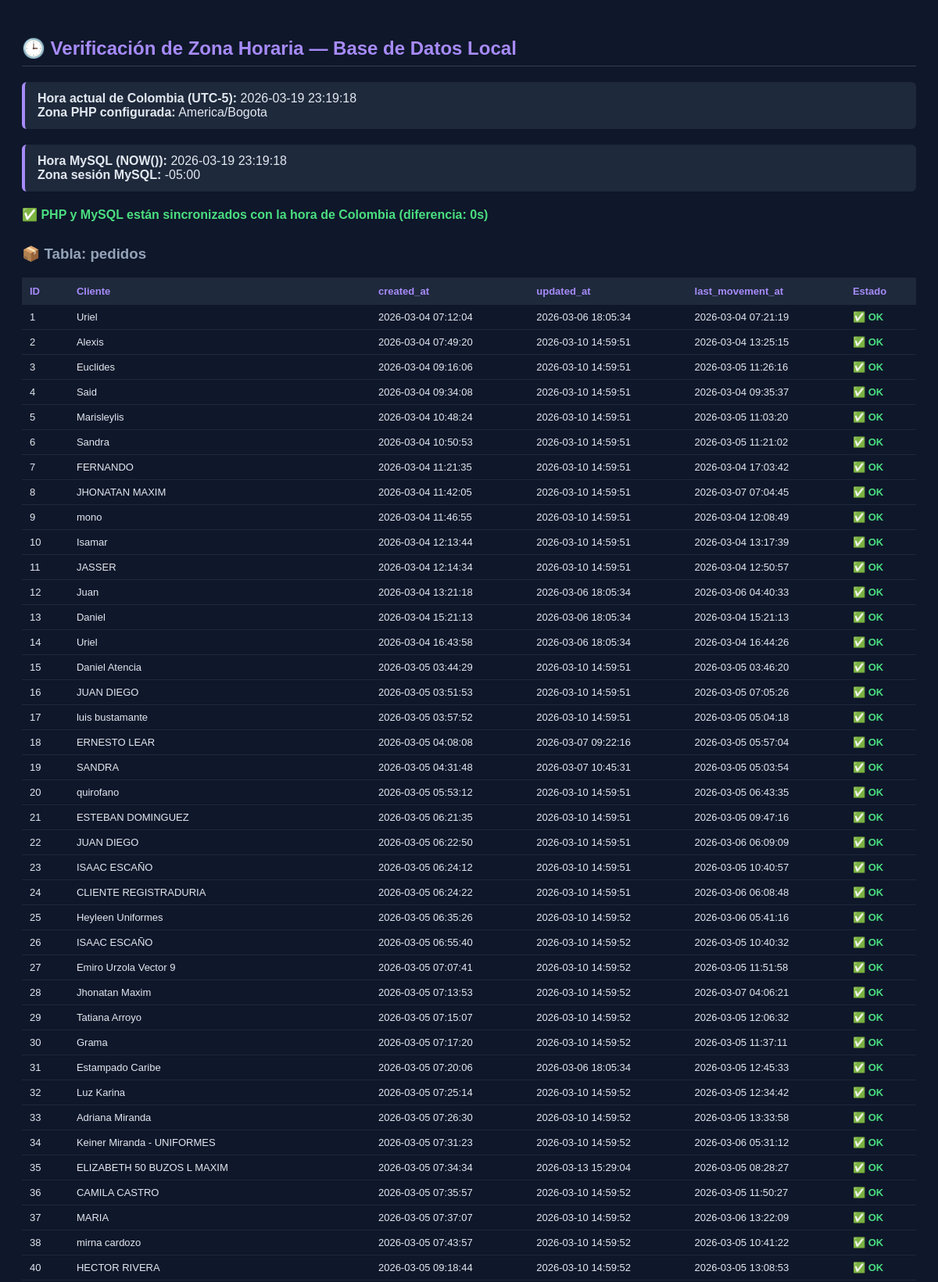
Page /verify_timezone.php (upper part) on the committed database.
### tables this page shows
CREATE TABLE `pedidos` (
  `id` int(10) unsigned NOT NULL AUTO_INCREMENT,
  `token_seguimiento` varchar(64) DEFAULT NULL,
  `cliente_nombre` varchar(150) NOT NULL,
  `cliente_email` varchar(100) DEFAULT NULL,
  `cliente_telefono` varchar(20) DEFAULT NULL,
  `descripcion` text DEFAULT NULL,
  `area_actual_id` int(10) unsigned DEFAULT NULL,
  `fase_actual` enum('recepcion','proceso','preparado') DEFAULT 'recepcion',
  `estado_pago` enum('pago_completo','abono','no_pago') DEFAULT 'no_pago',
  `prioridad` enum('prioridad','normal','largo') DEFAULT 'normal',
  `asignado_a_usuario_id` int(10) unsigned DEFAULT NULL,
  `estado` enum('pendiente','en_curso','completado','cancelado') DEFAULT 'pendiente',
  `fecha_entrega_esperada` date DEFAULT NULL,
  `total` decimal(10,2) DEFAULT 0.00,
  `abonado` decimal(10,2) DEFAULT 0.00,
  `last_movement_at` timestamp NULL DEFAULT current_timestamp(),
  `created_at` timestamp NULL DEFAULT current_timestamp(),
  `updated_at` timestamp NULL DEFAULT current_timestamp() ON UPDATE current_timestamp(),
  `fecha_pago` datetime DEFAULT NULL,
  `deleted_at` timestamp NULL DEFAULT NULL,
  `fue_editado` tinyint(1) NOT NULL DEFAULT 0,
  `entregado` tinyint(1) NOT NULL DEFAULT 0,
  `metodo_pago` enum('efectivo','transferencia') NOT NULL DEFAULT 'efectivo',
  PRIMARY KEY (`id`),
  UNIQUE KEY `token_seguimiento` (`token_seguimiento`),
  KEY `fk_pedido_asignado` (`asignado_a_usuario_id`),
  KEY `idx_fase_actual` (`fase_actual`),
  KEY `idx_estado` (`estado`),
  KEY `idx_kanban` (`area_actual_id`,`fase_actual`),
  CONSTRAINT `fk_pedido_asignado` FOREIGN KEY (`asignado_a_usuario_id`) REFERENCES `usuarios` (`id`) ON DELETE SET NULL ON UPDATE CASCADE
);

### verify_timezone.php (the view, shortened to what this page needs)
<?php
$horaColombiaActual = date('Y-m-d H:i:s');
echo "<!DOCTYPE html>
<html lang='es'>
<head>
<meta charset='UTF-8'>
<title>Verificación de Zona Horaria</title>
<style>
  body { font-family: Arial, sans-serif; background: #0f172a; color: #e2e8f0; padding: 20px; }
  h2 { color: #a78bfa; border-bottom: 1px solid #334155; padding-bottom: 8px; }
  h3 { color: #94a3b8; margin-top: 30px; }
  table { width: 100%; border-collapse: collapse; margin: 10px 0 30px; font-size: 13px; }
  th { background: #1e293b; color: #a78bfa; padding: 10px; text-align: left; }
  td { padding: 8px 10px; border-bottom: 1px solid #1e293b; }
  tr:hover td { background: #1e293b; }
  .ok   { color: #4ade80; font-weight: bold; }
  .warn { color: #facc15; font-weight: bold; }
  .bad  { color: #f87171; font-weight: bold; }
  .info-box { background: #1e293b; border-left: 4px solid #a78bfa; padding: 12px 16px; border-radius: 6px; margin-bottom: 20px; }
</style>
</head>
<body>";
echo "<h2>🕒 Verificación de Zona Horaria — Base de Datos Local</h2>";
echo "<div class='info-box'>
  <b>Hora actual de Colombia (UTC-5):</b> {$horaColombiaActual}<br>
  <b>Zona PHP configurada:</b> " . date_default_timezone_get() . "
</div>";
try {
    $pdo = Database::getInstance();
    $row = $pdo->query("SELECT NOW() as mysql_now, @@session.time_zone as tz")->fetch();
    echo "<div class='info-box'>
      <b>Hora MySQL (NOW()):</b> {$row['mysql_now']}<br>
      <b>Zona sesión MySQL:</b> {$row['tz']}
    </div>";
    $diff_segundos = abs(strtotime($horaColombiaActual) - strtotime($row['mysql_now']));
    if ($diff_segundos < 60) {
        echo "<p class='ok'>✅ PHP y MySQL están sincronizados con la hora de Colombia (diferencia: {$diff_segundos}s)</p>";
    }
    else {
        $diff_horas = round($diff_segundos / 3600, 1);
        echo "<p class='bad'>❌ Hay una diferencia de {$diff_horas} horas entre Colombia y MySQL. Verifica la configuración.</p>";
    }
    echo "<h3>📦 Tabla: pedidos</h3>";
    echo "<table><tr><th>ID</th><th>Cliente</th><th>created_at</th><th>updated_at</th><th>last_movement_at</th><th>Estado</th></tr>";
    $stmt = $pdo->query("SELECT id, cliente_nombre, created_at, updated_at, last_movement_at, estado FROM pedidos ORDER BY id");
    while ($r = $stmt->fetch()) {
        $hora = (int)date('H', strtotime($r['created_at']));
        $estado_hora = ($hora >= 0 && $hora <= 23) ? "<span class='ok'>✅ OK</span>" : "<span class='bad'>❌ Revisar</span>";
        echo "<tr>
            <td>{$r['id']}</td>
            <td>{$r['cliente_nombre']}</td>
            <td>{$r['created_at']}</td>
            <td>{$r['updated_at']}</td>
            <td>{$r['last_movement_at']}</td>
            <td>{$estado_hora}</td>
        </tr>";
    }
    echo "</table>";
}
catch (Exception $e) {
    echo "<p class='bad'>Error al conectar: " . $e->getMessage() . "</p>";
}
echo "</body></html>";
?>

### verify_timezone.php (style rules this page uses)
body { font-family: Arial, sans-serif; background: #0f172a; color: #e2e8f0; padding: 20px; }
h2 { color: #a78bfa; border-bottom: 1px solid #334155; padding-bottom: 8px; }
h3 { color: #94a3b8; margin-top: 30px; }
table { width: 100%; border-collapse: collapse; margin: 10px 0 30px; font-size: 13px; }
th { background: #1e293b; color: #a78bfa; padding: 10px; text-align: left; }
td { padding: 8px 10px; border-bottom: 1px solid #1e293b; }
.ok { color: #4ade80; font-weight: bold; }
.info-box { background: #1e293b; border-left: 4px solid #a78bfa; padding: 12px 16px; border-radius: 6px; margin-bottom: 20px; }

### rows in the picture
pedidos: id "1", cliente_nombre "Uriel", created_at "2026-03-04 07:12:04", updated_at "2026-03-06 18:05:34", last_movement_at "2026-03-04 07:21:19", shows "✅ OK"
pedidos: id "2", cliente_nombre "Alexis", created_at "2026-03-04 07:49:20", updated_at "2026-03-10 14:59:51", last_movement_at "2026-03-04 13:25:15", shows "✅ OK"
pedidos: id "3", cliente_nombre "Euclides", created_at "2026-03-04 09:16:06", updated_at "2026-03-10 14:59:51", last_movement_at "2026-03-05 11:26:16", shows "✅ OK"
pedidos: id "4", cliente_nombre "Said", created_at "2026-03-04 09:34:08", updated_at "2026-03-10 14:59:51", last_movement_at "2026-03-04 09:35:37", shows "✅ OK"
pedidos: id "5", cliente_nombre "Marisleylis", created_at "2026-03-04 10:48:24", updated_at "2026-03-10 14:59:51", last_movement_at "2026-03-05 11:03:20", shows "✅ OK"
pedidos: id "6", cliente_nombre "Sandra", created_at "2026-03-04 10:50:53", updated_at "2026-03-10 14:59:51", last_movement_at "2026-03-05 11:21:02", shows "✅ OK"
pedidos: id "7", cliente_nombre "FERNANDO", created_at "2026-03-04 11:21:35", updated_at "2026-03-10 14:59:51", last_movement_at "2026-03-04 17:03:42", shows "✅ OK"
pedidos: id "8", cliente_nombre "JHONATAN MAXIM", created_at "2026-03-04 11:42:05", updated_at "2026-03-10 14:59:51", last_movement_at "2026-03-07 07:04:45", shows "✅ OK"
pedidos: id "9", cliente_nombre "mono", created_at "2026-03-04 11:46:55", updated_at "2026-03-10 14:59:51", last_movement_at "2026-03-04 12:08:49", shows "✅ OK"
pedidos: id "10", cliente_nombre "Isamar", created_at "2026-03-04 12:13:44", updated_at "2026-03-10 14:59:51", last_movement_at "2026-03-04 13:17:39", shows "✅ OK"
pedidos: id "11", cliente_nombre "JASSER", created_at "2026-03-04 12:14:34", updated_at "2026-03-10 14:59:51", last_movement_at "2026-03-04 12:50:57", shows "✅ OK"
pedidos: id "12", cliente_nombre "Juan", created_at "2026-03-04 13:21:18", updated_at "2026-03-06 18:05:34", last_movement_at "2026-03-06 04:40:33", shows "✅ OK"
pedidos: id "13", cliente_nombre "Daniel", created_at "2026-03-04 15:21:13", updated_at "2026-03-06 18:05:34", last_movement_at "2026-03-04 15:21:13", shows "✅ OK"
pedidos: id "14", cliente_nombre "Uriel", created_at "2026-03-04 16:43:58", updated_at "2026-03-06 18:05:34", last_movement_at "2026-03-04 16:44:26", shows "✅ OK"
pedidos: id "15", cliente_nombre "Daniel Atencia", created_at "2026-03-05 03:44:29", updated_at "2026-03-10 14:59:51", last_movement_at "2026-03-05 03:46:20", shows "✅ OK"
pedidos: id "16", cliente_nombre "JUAN DIEGO", created_at "2026-03-05 03:51:53", updated_at "2026-03-10 14:59:51", last_movement_at "2026-03-05 07:05:26", shows "✅ OK"
pedidos: id "17", cliente_nombre "luis bustamante", created_at "2026-03-05 03:57:52", updated_at "2026-03-10 14:59:51", last_movement_at "2026-03-05 05:04:18", shows "✅ OK"
pedidos: id "18", cliente_nombre "ERNESTO LEAR", created_at "2026-03-05 04:08:08", updated_at "2026-03-07 09:22:16", last_movement_at "2026-03-05 05:57:04", shows "✅ OK"
pedidos: id "19", cliente_nombre "SANDRA", created_at "2026-03-05 04:31:48", updated_at "2026-03-07 10:45:31", last_movement_at "2026-03-05 05:03:54", shows "✅ OK"
pedidos: id "20", cliente_nombre "quirofano", created_at "2026-03-05 05:53:12", updated_at "2026-03-10 14:59:51", last_movement_at "2026-03-05 06:43:35", shows "✅ OK"
pedidos: id "21", cliente_nombre "ESTEBAN DOMINGUEZ", created_at "2026-03-05 06:21:35", updated_at "2026-03-10 14:59:51", last_movement_at "2026-03-05 09:47:16", shows "✅ OK"
pedidos: id "22", cliente_nombre "JUAN DIEGO", created_at "2026-03-05 06:22:50", updated_at "2026-03-10 14:59:51", last_movement_at "2026-03-06 06:09:09", shows "✅ OK"
pedidos: id "23", cliente_nombre "ISAAC ESCAÑO", created_at "2026-03-05 06:24:12", updated_at "2026-03-10 14:59:51", last_movement_at "2026-03-05 10:40:57", shows "✅ OK"
pedidos: id "24", cliente_nombre "CLIENTE REGISTRADURIA", created_at "2026-03-05 06:24:22", updated_at "2026-03-10 14:59:51", last_movement_at "2026-03-06 06:08:48", shows "✅ OK"
pedidos: id "25", cliente_nombre "Heyleen Uniformes", created_at "2026-03-05 06:35:26", updated_at "2026-03-10 14:59:52", last_movement_at "2026-03-06 05:41:16", shows "✅ OK"
pedidos: id "26", cliente_nombre "ISAAC ESCAÑO", created_at "2026-03-05 06:55:40", updated_at "2026-03-10 14:59:52", last_movement_at "2026-03-05 10:40:32", shows "✅ OK"
pedidos: id "27", cliente_nombre "Emiro Urzola Vector 9", created_at "2026-03-05 07:07:41", updated_at "2026-03-10 14:59:52", last_movement_at "2026-03-05 11:51:58", shows "✅ OK"
pedidos: id "28", cliente_nombre "Jhonatan Maxim", created_at "2026-03-05 07:13:53", updated_at "2026-03-10 14:59:52", last_movement_at "2026-03-07 04:06:21", shows "✅ OK"
pedidos: id "29", cliente_nombre "Tatiana Arroyo", created_at "2026-03-05 07:15:07", updated_at "2026-03-10 14:59:52", last_movement_at "2026-03-05 12:06:32", shows "✅ OK"
pedidos: id "30", cliente_nombre "Grama", created_at "2026-03-05 07:17:20", updated_at "2026-03-10 14:59:52", last_movement_at "2026-03-05 11:37:11", shows "✅ OK"
pedidos: id "31", cliente_nombre "Estampado Caribe", created_at "2026-03-05 07:20:06", updated_at "2026-03-06 18:05:34", last_movement_at "2026-03-05 12:45:33", shows "✅ OK"
pedidos: id "32", cliente_nombre "Luz Karina", created_at "2026-03-05 07:25:14", updated_at "2026-03-10 14:59:52", last_movement_at "2026-03-05 12:34:42", shows "✅ OK"
pedidos: id "33", cliente_nombre "Adriana Miranda", created_at "2026-03-05 07:26:30", updated_at "2026-03-10 14:59:52", last_movement_at "2026-03-05 13:33:58", shows "✅ OK"
pedidos: id "34", cliente_nombre "Keiner Miranda - UNIFORMES", created_at "2026-03-05 07:31:23", updated_at "2026-03-10 14:59:52", last_movement_at "2026-03-06 05:31:12", shows "✅ OK"
pedidos: id "35", cliente_nombre "ELIZABETH 50 BUZOS L MAXIM", created_at "2026-03-05 07:34:34", updated_at "2026-03-13 15:29:04", last_movement_at "2026-03-05 08:28:27", shows "✅ OK"
pedidos: id "36", cliente_nombre "CAMILA CASTRO", created_at "2026-03-05 07:35:57", updated_at "2026-03-10 14:59:52", last_movement_at "2026-03-05 11:50:27", shows "✅ OK"
pedidos: id "37", cliente_nombre "MARIA", created_at "2026-03-05 07:37:07", updated_at "2026-03-10 14:59:52", last_movement_at "2026-03-06 13:22:09", shows "✅ OK"
pedidos: id "38", cliente_nombre "mirna cardozo", created_at "2026-03-05 07:43:57", updated_at "2026-03-10 14:59:52", last_movement_at "2026-03-05 10:41:22", shows "✅ OK"
pedidos: id "40", cliente_nombre "HECTOR RIVERA", created_at "2026-03-05 09:18:44", updated_at "2026-03-10 14:59:52", last_movement_at "2026-03-05 13:08:53", shows "✅ OK"

### other values in the picture
date_default_timezone_get() "America/Bogota"
$row['mysql_now'] "2026-03-19 23:19:18"
$row['tz'] "-05:00"
